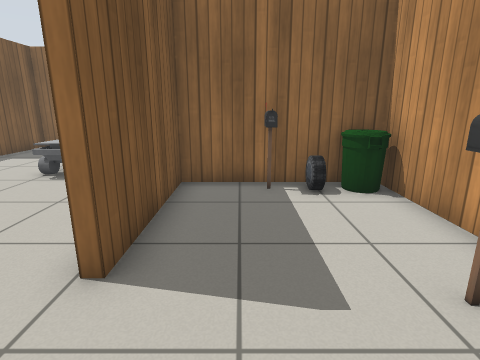
[1] (above)

24 first-person views from a walk through a Gazebo world. The camera is 1 m above the floor, tilts 14° down and sees 80° across. Floor lines are 1 m apart. The floor is counted in squares, 0.5 m on a side. Each view is taken from the middle of a square. On the plan, view 1 faces up. The plan holds only what a view shows up to about 17 squares ahead; the rest is blank. Simple patterns stand in for the simulator's built-in surfaces. Some stock models are drawn as simple stand-ins.

[2]
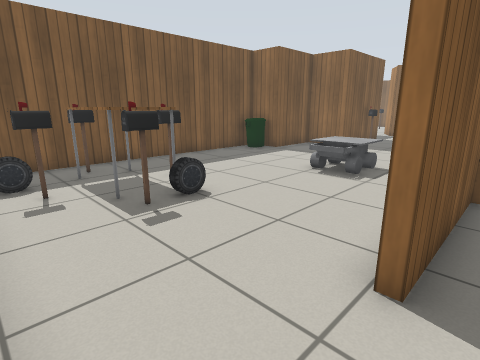

[3]
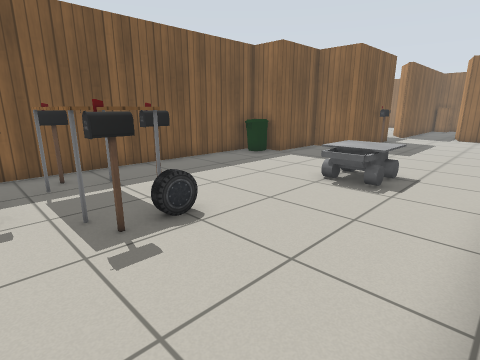

[4]
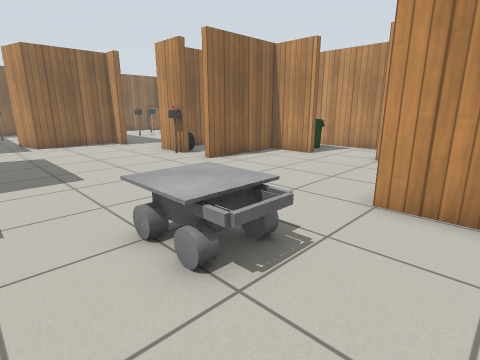

[5]
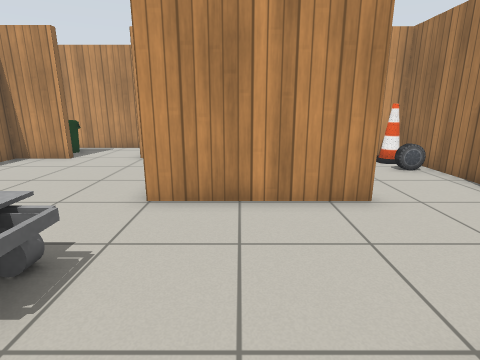

[6]
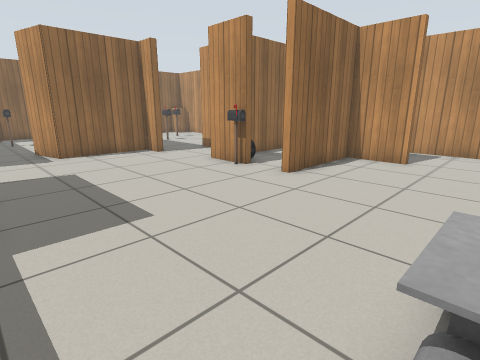

[7]
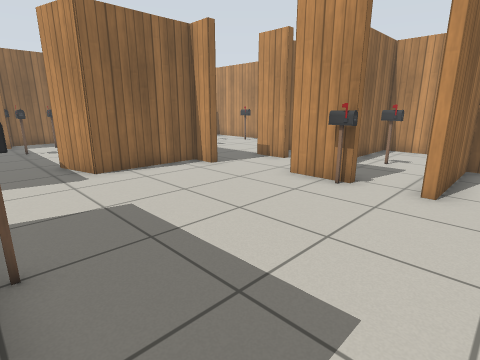

[8]
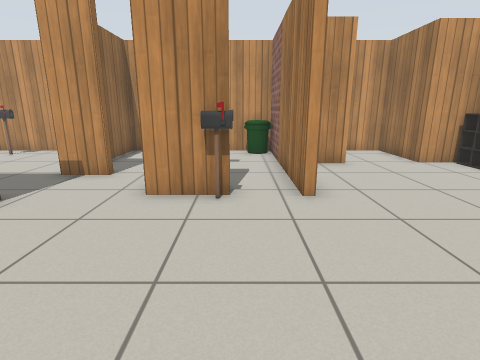

[9]
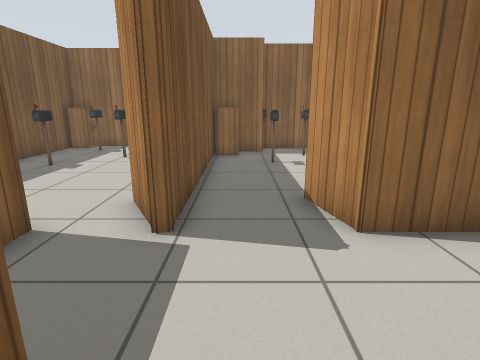

[10]
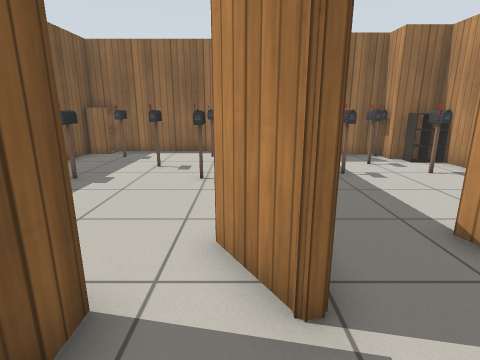

[11]
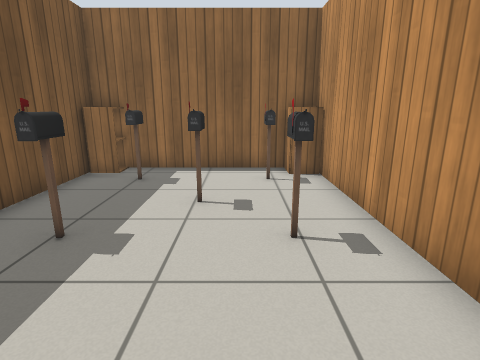

[12]
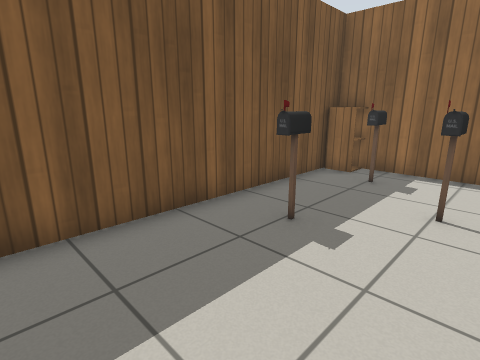

[13]
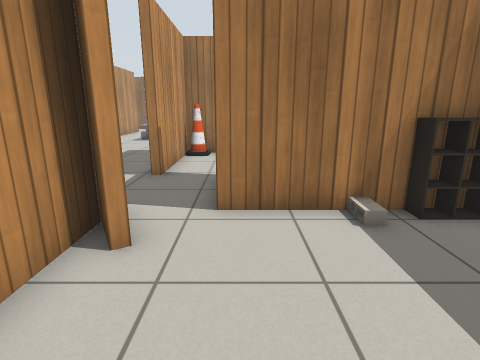

[14]
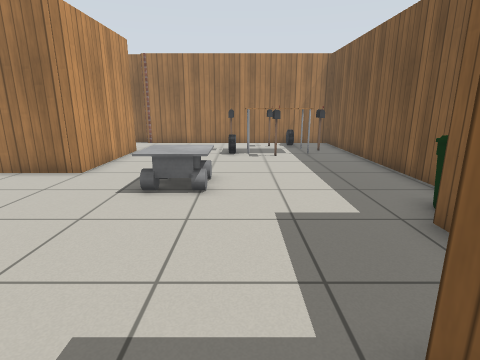

[15]
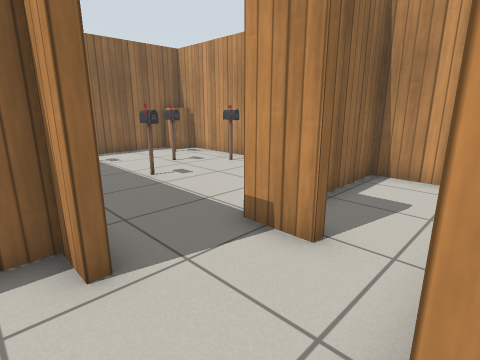

[16]
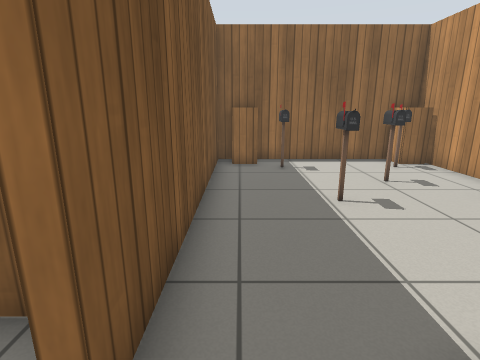

[17]
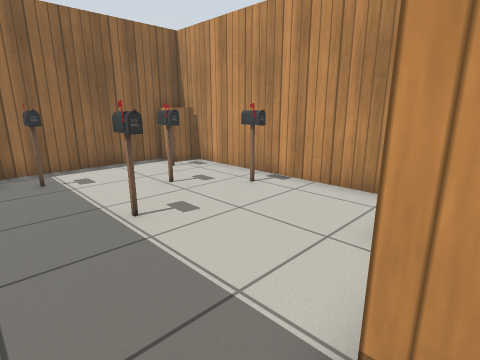

[18]
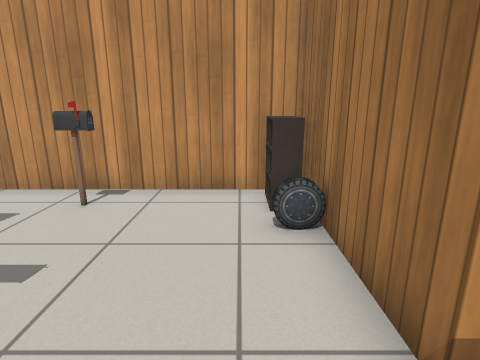

[19]
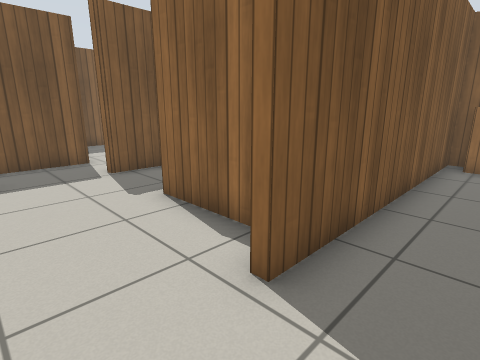

[20]
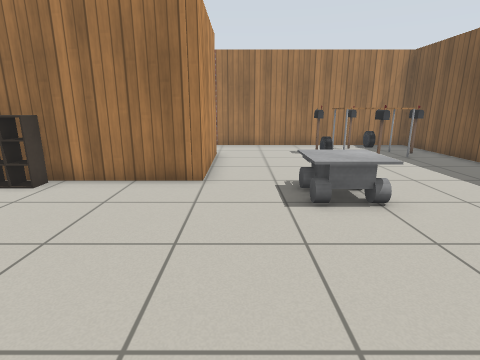

[21]
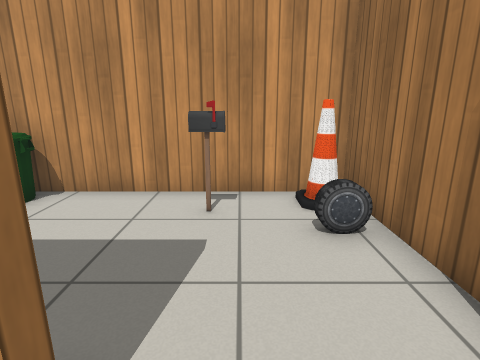

[22]
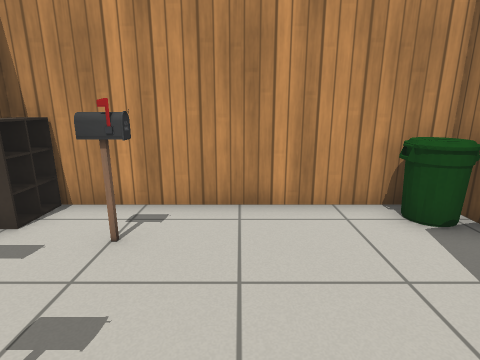

[23]
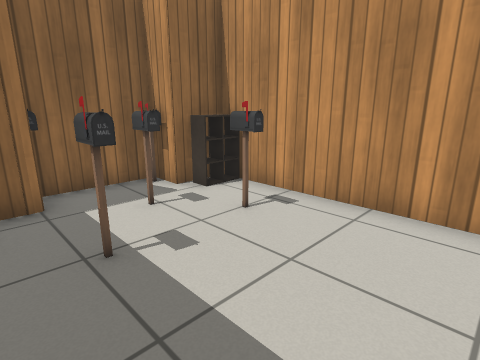

[24]
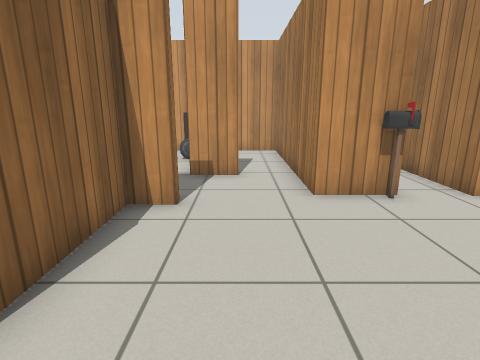

### Floor plan
Ten units are one square. View 1 is at (0, 0); x grows to the right and y downward. Boxes are objects, and circles mark ways between rooms. Rooms are numbered by the first view taken in them; rooms with no view inside come last. Other rooms are left out.
<svg viewBox="-164 -353 239 363">
<path fill="none" stroke="#000" d="M-14 5 38 5 38 -78 -16 -78 -16 -30M-24 2 -14 2M-5 -171 -5 -192 70 -192 70 -224 36 -224M36 -130 36 -152 -5 -152 -5 -155M-122 -122 -122 2 -24 2M38 -81 38 -101 70 -101 70 -149M-19 -30 -19 -81 36 -81M-82 -205 -82 -154 -105 -154 -105 -124M16 -210 16 -225M-12 -234 -50 -234 -55 -254M-9 -234 -9 -224 -12 -224M-82 -254 -82 -234M-91 -253 -85 -241M23 -82 23 -89 36 -89M-82 -326 -82 -316M-85 -241 -85 -348 -159 -348 -159 -251M-143 -235 -105 -235M-154 -240 -143 -240M16 -225 70 -225 70 -326 -9 -326 -9 -234M54 -228 54 -235 68 -235M-65 -326 -82 -326M-28 -337 -59 -337M-82 -316 -82 -254M-16 -237 -12 -237 -12 -326 -26 -326M-19 -317 -19 -325M-11 -318 -25 -318 -25 -325M-105 -235 -105 -209M-83 -233 -94 -251M-100 -157 -85 -157 -85 -205"/>
<rect x="5" y="-15" width="20" height="20" fill="#bbb"><title>car</title></rect>
<rect x="5" y="-75" width="10" height="10" fill="#bbb"><title>postbox</title></rect>
<rect x="15" y="-35" width="20" height="10" fill="#bbb"><title>postbox</title></rect>
<rect x="15" y="-75" width="10" height="10" fill="#bbb"><title>car</title></rect>
<rect x="25" y="-5" width="10" height="10" fill="#bbb"><title>cone</title></rect>
<rect x="25" y="-75" width="10" height="10" fill="#bbb"><title>bin</title></rect>
<rect x="-115" y="-35" width="10" height="10" fill="#bbb"><title>postbox</title></rect>
<rect x="-115" y="-125" width="10" height="20" fill="#bbb"><title>bin</title></rect>
<rect x="-105" y="-15" width="10" height="10" fill="#bbb"><title>car</title></rect>
<rect x="-105" y="-25" width="30" height="10" fill="#bbb"><title>table</title></rect>
<rect x="-105" y="-45" width="10" height="10" fill="#bbb"><title>table</title></rect>
<rect x="-95" y="-15" width="20" height="10" fill="#bbb"><title>postbox</title></rect>
<rect x="-95" y="-55" width="20" height="20" fill="#bbb"><title>postbox</title></rect>
<rect x="-85" y="-185" width="10" height="10" fill="#bbb"><title>postbox</title></rect>
<rect x="-75" y="-35" width="20" height="10" fill="#bbb"><title>postbox</title></rect>
<rect x="-75" y="-45" width="20" height="10" fill="#bbb"><title>car</title></rect>
<rect x="-65" y="-105" width="30" height="30" fill="#bbb"><title>other object</title></rect>
<rect x="-15" y="-185" width="10" height="20" fill="#bbb"><title>postbox</title></rect>
<rect x="45" y="-145" width="20" height="10" fill="#bbb"><title>bin</title></rect>
<rect x="-155" y="-345" width="10" height="10" fill="#bbb"><title>cabinet</title></rect>
<rect x="-145" y="-295" width="10" height="10" fill="#bbb"><title>postbox</title></rect>
<rect x="-145" y="-335" width="10" height="10" fill="#bbb"><title>postbox</title></rect>
<rect x="-125" y="-315" width="10" height="10" fill="#bbb"><title>postbox</title></rect>
<rect x="-105" y="-305" width="10" height="20" fill="#bbb"><title>postbox</title></rect>
<rect x="-105" y="-335" width="10" height="10" fill="#bbb"><title>postbox</title></rect>
<rect x="-95" y="-345" width="10" height="10" fill="#bbb"><title>cabinet</title></rect>
<rect x="-5" y="-325" width="20" height="20" fill="#bbb"><title>cabinet</title></rect>
<rect x="5" y="-315" width="20" height="10" fill="#bbb"><title>postbox</title></rect>
<rect x="15" y="-275" width="10" height="10" fill="#bbb"><title>postbox</title></rect>
<rect x="35" y="-295" width="10" height="10" fill="#bbb"><title>postbox</title></rect>
<rect x="45" y="-235" width="10" height="10" fill="#bbb"><title>car</title></rect>
<rect x="45" y="-315" width="20" height="10" fill="#bbb"><title>postbox</title></rect>
<rect x="55" y="-285" width="10" height="20" fill="#bbb"><title>postbox</title></rect>
<rect x="55" y="-325" width="10" height="10" fill="#bbb"><title>cabinet</title></rect>
<rect x="-85" y="-325" width="20" height="20" fill="#bbb"><title>cabinet</title></rect>
<rect x="-65" y="-305" width="10" height="10" fill="#bbb"><title>postbox</title></rect>
<rect x="-65" y="-335" width="10" height="10" fill="#bbb"><title>postbox</title></rect>
<rect x="-45" y="-325" width="10" height="20" fill="#bbb"><title>postbox</title></rect>
<rect x="-35" y="-305" width="10" height="10" fill="#bbb"><title>postbox</title></rect>
<rect x="-35" y="-335" width="10" height="10" fill="#bbb"><title>postbox</title></rect>
<rect x="-25" y="-255" width="10" height="20" fill="#bbb"><title>bin</title></rect>
<circle cx="-20" cy="-20" r="3" fill="#2a7"/>
<circle cx="5" cy="-230" r="3" fill="#2a7"/>
<circle cx="-65" cy="-245" r="3" fill="#2a7"/>
<circle cx="-85" cy="-220" r="3" fill="#2a7"/>
<circle cx="-100" cy="-240" r="3" fill="#2a7"/>
<text x="10" y="-30">1</text>
<text x="-40" y="-120">2</text>
<text x="-120" y="-300">3</text>
<text x="30" y="-280">4</text>
<text x="-40" y="-290">5</text>
<text x="-100" y="-210">6</text>
</svg>
Room 1 opens to room 2. Room 2 opens to room 4. Room 2 opens to room 5. Room 2 opens to room 6. Room 3 opens to room 6.

Where each view was taken, in squares from view 1:
view 1: 0 up, 0 right, facing up
view 2: 0 up, 1 left, facing up-left
view 3: 1 up, 2 left, facing up-left
view 4: 6 up, 8 left, facing up-right
view 5: 6 up, 8 left, facing right
view 6: 10 up, 8 left, facing up-right
view 7: 14 up, 8 left, facing up-right
view 8: 17 up, 7 left, facing right
view 9: 19 up, 7 left, facing up
view 10: 21 up, 9 left, facing up
view 11: 25 up, 11 left, facing up
view 12: 25 up, 11 left, facing up-left
view 13: 29 up, 11 left, facing down
view 14: 17 up, 7 left, facing down
view 15: 19 up, 2 left, facing up-right
view 16: 21 up, 0 right, facing up
view 17: 22 up, 0 right, facing up-right
view 18: 24 up, 0 right, facing right
view 19: 20 up, 1 right, facing up-left
view 20: 16 up, 3 left, facing down
view 21: 2 up, 3 left, facing right
view 22: 28 up, 7 left, facing right
view 23: 26 up, 7 left, facing up-right
view 24: 21 up, 7 left, facing right
